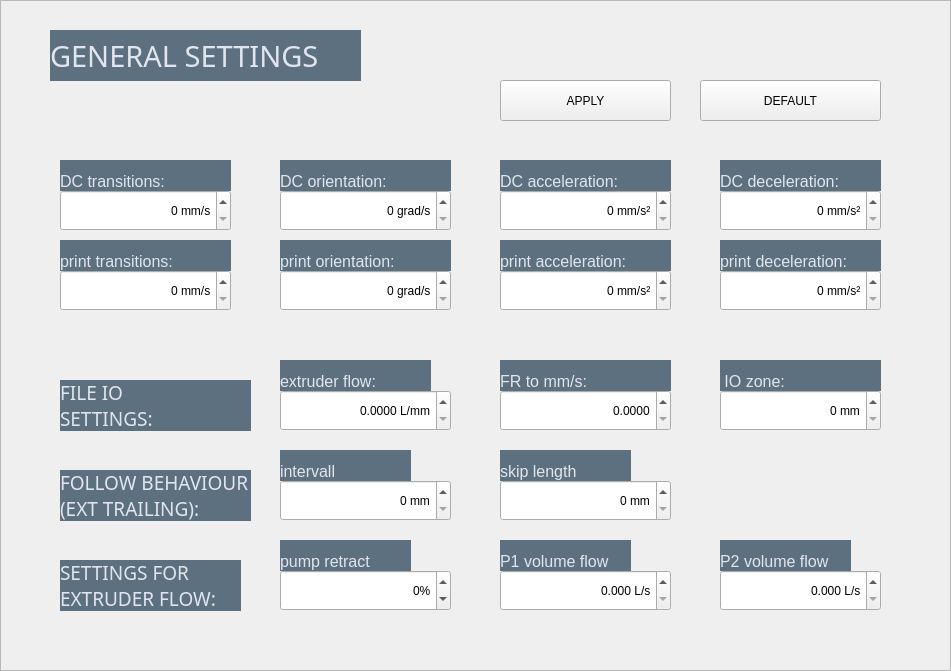
     <widget class="QFrame" name="SET_frame">
      <property name="geometry">
       <rect>
        <x>940</x>
        <y>20</y>
        <width>951</width>
        <height>671</height>
       </rect>
      </property>
      <property name="styleSheet">
       <string notr="true"/>
      </property>
      <property name="frameShape">
       <enum>QFrame::StyledPanel</enum>
      </property>
      <property name="frameShadow">
       <enum>QFrame::Raised</enum>
      </property>
      <widget class="QLabel" name="SET_0_frameLabel">
       <property name="geometry">
        <rect>
         <x>50</x>
         <y>30</y>
         <width>311</width>
         <height>51</height>
        </rect>
       </property>
       <property name="font">
        <font>
         <family>Bahnschrift</family>
         <pointsize>22</pointsize>
        </font>
       </property>
       <property name="styleSheet">
        <string notr="true">border: 0px;
font-size: 22pt;
padding: 0px;
background-color: #5D707F;
color: #E1E5EE;</string>
       </property>
       <property name="text">
        <string>GENERAL SETTINGS</string>
       </property>
       <property name="alignment">
        <set>Qt::AlignLeading|Qt::AlignLeft|Qt::AlignVCenter</set>
       </property>
      </widget>
      <widget class="QSpinBox" name="SET_num_accelRamp_dc">
       <property name="geometry">
        <rect>
         <x>500</x>
         <y>190</y>
         <width>171</width>
         <height>41</height>
        </rect>
       </property>
       <property name="styleSheet">
        <string notr="true"/>
       </property>
       <property name="alignment">
        <set>Qt::AlignRight|Qt::AlignTrailing|Qt::AlignVCenter</set>
       </property>
       <property name="suffix">
        <string> mm/s²</string>
       </property>
       <property name="minimum">
        <number>0</number>
       </property>
       <property name="maximum">
        <number>2000</number>
       </property>
       <property name="singleStep">
        <number>5</number>
       </property>
       <property name="value">
        <number>0</number>
       </property>
       <property name="displayIntegerBase">
        <number>10</number>
       </property>
      </widget>
      <widget class="QLabel" name="SET_lbl_accelRamp_dc">
       <property name="geometry">
        <rect>
         <x>500</x>
         <y>160</y>
         <width>171</width>
         <height>31</height>
        </rect>
       </property>
       <property name="styleSheet">
        <string notr="true">border: 0px;
font-size: 12pt;
background-color: #5d707f;
color: #E1E5EE;</string>
       </property>
       <property name="text">
        <string>DC acceleration:</string>
       </property>
       <property name="alignment">
        <set>Qt::AlignBottom|Qt::AlignLeading|Qt::AlignLeft</set>
       </property>
       <property name="buddy">
        <cstring>SET_num_accelRamp_dc</cstring>
       </property>
      </widget>
      <widget class="QLabel" name="SET_lbl_volPerE">
       <property name="geometry">
        <rect>
         <x>280</x>
         <y>360</y>
         <width>151</width>
         <height>31</height>
        </rect>
       </property>
       <property name="styleSheet">
        <string notr="true">border: 0px;
font-size: 12pt;
background-color: #5d707f;
color: #E1E5EE;</string>
       </property>
       <property name="text">
        <string>extruder flow:</string>
       </property>
       <property name="alignment">
        <set>Qt::AlignBottom|Qt::AlignLeading|Qt::AlignLeft</set>
       </property>
      </widget>
      <widget class="QLabel" name="SET_lbl_accelRamp_print">
       <property name="geometry">
        <rect>
         <x>500</x>
         <y>240</y>
         <width>171</width>
         <height>31</height>
        </rect>
       </property>
       <property name="styleSheet">
        <string notr="true">border: 0px;
font-size: 12pt;
background-color: #5d707f;
color: #E1E5EE;</string>
       </property>
       <property name="text">
        <string>print acceleration:</string>
       </property>
       <property name="alignment">
        <set>Qt::AlignBottom|Qt::AlignLeading|Qt::AlignLeft</set>
       </property>
       <property name="buddy">
        <cstring>SET_num_accelRamp_print</cstring>
       </property>
      </widget>
      <widget class="QLabel" name="SET_lbl_transSpeed_print">
       <property name="geometry">
        <rect>
         <x>60</x>
         <y>240</y>
         <width>171</width>
         <height>31</height>
        </rect>
       </property>
       <property name="styleSheet">
        <string notr="true">border: 0px;
font-size: 12pt;
background-color: #5d707f;
color: #E1E5EE;</string>
       </property>
       <property name="text">
        <string>print transitions:</string>
       </property>
       <property name="alignment">
        <set>Qt::AlignBottom|Qt::AlignLeading|Qt::AlignLeft</set>
       </property>
       <property name="buddy">
        <cstring>SET_num_transSpeed_print</cstring>
       </property>
      </widget>
      <widget class="QLabel" name="SET_lbl_frToMms">
       <property name="geometry">
        <rect>
         <x>500</x>
         <y>360</y>
         <width>171</width>
         <height>31</height>
        </rect>
       </property>
       <property name="styleSheet">
        <string notr="true">border: 0px;
font-size: 12pt;
background-color: #5d707f;
color: #E1E5EE;</string>
       </property>
       <property name="text">
        <string>FR to mm/s:</string>
       </property>
       <property name="alignment">
        <set>Qt::AlignBottom|Qt::AlignLeading|Qt::AlignLeft</set>
       </property>
      </widget>
      <widget class="QSpinBox" name="SET_num_orientSpeed_print">
       <property name="geometry">
        <rect>
         <x>280</x>
         <y>270</y>
         <width>171</width>
         <height>41</height>
        </rect>
       </property>
       <property name="styleSheet">
        <string notr="true"/>
       </property>
       <property name="alignment">
        <set>Qt::AlignRight|Qt::AlignTrailing|Qt::AlignVCenter</set>
       </property>
       <property name="suffix">
        <string> grad/s</string>
       </property>
       <property name="minimum">
        <number>0</number>
       </property>
       <property name="maximum">
        <number>3000</number>
       </property>
       <property name="singleStep">
        <number>5</number>
       </property>
       <property name="value">
        <number>0</number>
       </property>
       <property name="displayIntegerBase">
        <number>10</number>
       </property>
      </widget>
      <widget class="QLabel" name="SET_lbl_zone">
       <property name="geometry">
        <rect>
         <x>720</x>
         <y>360</y>
         <width>161</width>
         <height>31</height>
        </rect>
       </property>
       <property name="styleSheet">
        <string notr="true">border: 0px;
font-size: 12pt;
background-color: #5d707f;
color: #E1E5EE;</string>
       </property>
       <property name="text">
        <string> IO zone:</string>
       </property>
       <property name="alignment">
        <set>Qt::AlignBottom|Qt::AlignLeading|Qt::AlignLeft</set>
       </property>
       <property name="buddy">
        <cstring>SET_num_zone</cstring>
       </property>
      </widget>
      <widget class="QSpinBox" name="SET_num_transSpeed_dc">
       <property name="geometry">
        <rect>
         <x>60</x>
         <y>190</y>
         <width>171</width>
         <height>41</height>
        </rect>
       </property>
       <property name="styleSheet">
        <string notr="true"/>
       </property>
       <property name="alignment">
        <set>Qt::AlignRight|Qt::AlignTrailing|Qt::AlignVCenter</set>
       </property>
       <property name="suffix">
        <string> mm/s</string>
       </property>
       <property name="minimum">
        <number>0</number>
       </property>
       <property name="maximum">
        <number>2000</number>
       </property>
       <property name="singleStep">
        <number>5</number>
       </property>
       <property name="value">
        <number>0</number>
       </property>
       <property name="displayIntegerBase">
        <number>10</number>
       </property>
      </widget>
      <widget class="QSpinBox" name="SET_num_transSpeed_print">
       <property name="geometry">
        <rect>
         <x>60</x>
         <y>270</y>
         <width>171</width>
         <height>41</height>
        </rect>
       </property>
       <property name="styleSheet">
        <string notr="true"/>
       </property>
       <property name="alignment">
        <set>Qt::AlignRight|Qt::AlignTrailing|Qt::AlignVCenter</set>
       </property>
       <property name="suffix">
        <string> mm/s</string>
       </property>
       <property name="minimum">
        <number>0</number>
       </property>
       <property name="maximum">
        <number>3000</number>
       </property>
       <property name="singleStep">
        <number>5</number>
       </property>
       <property name="value">
        <number>0</number>
       </property>
       <property name="displayIntegerBase">
        <number>10</number>
       </property>
      </widget>
      <widget class="QLabel" name="SET_lbl_orientSpeed_dc">
       <property name="geometry">
        <rect>
         <x>280</x>
         <y>160</y>
         <width>171</width>
         <height>31</height>
        </rect>
       </property>
       <property name="styleSheet">
        <string notr="true">border: 0px;
font-size: 12pt;
background-color: #5d707f;
color: #E1E5EE;</string>
       </property>
       <property name="text">
        <string>DC orientation:</string>
       </property>
       <property name="alignment">
        <set>Qt::AlignBottom|Qt::AlignLeading|Qt::AlignLeft</set>
       </property>
       <property name="buddy">
        <cstring>SET_num_orientSpeed_dc</cstring>
       </property>
      </widget>
      <widget class="QSpinBox" name="SET_num_zone">
       <property name="geometry">
        <rect>
         <x>720</x>
         <y>390</y>
         <width>161</width>
         <height>41</height>
        </rect>
       </property>
       <property name="styleSheet">
        <string notr="true"/>
       </property>
       <property name="alignment">
        <set>Qt::AlignRight|Qt::AlignTrailing|Qt::AlignVCenter</set>
       </property>
       <property name="suffix">
        <string> mm</string>
       </property>
       <property name="minimum">
        <number>0</number>
       </property>
       <property name="maximum">
        <number>99999</number>
       </property>
       <property name="value">
        <number>0</number>
       </property>
       <property name="displayIntegerBase">
        <number>10</number>
       </property>
      </widget>
      <widget class="QLabel" name="SET_lbl_decelRamp_print">
       <property name="geometry">
        <rect>
         <x>720</x>
         <y>240</y>
         <width>161</width>
         <height>31</height>
        </rect>
       </property>
       <property name="styleSheet">
        <string notr="true">border: 0px;
font-size: 12pt;
background-color: #5d707f;
color: #E1E5EE;</string>
       </property>
       <property name="text">
        <string>print deceleration:</string>
       </property>
       <property name="alignment">
        <set>Qt::AlignBottom|Qt::AlignLeading|Qt::AlignLeft</set>
       </property>
       <property name="buddy">
        <cstring>SET_num_decelRamp_print</cstring>
       </property>
      </widget>
      <widget class="QLabel" name="SET_lbl_orientSpeed_print">
       <property name="geometry">
        <rect>
         <x>280</x>
         <y>240</y>
         <width>171</width>
         <height>31</height>
        </rect>
       </property>
       <property name="styleSheet">
        <string notr="true">border: 0px;
font-size: 12pt;
background-color: #5d707f;
color: #E1E5EE;</string>
       </property>
       <property name="text">
        <string>print orientation:</string>
       </property>
       <property name="alignment">
        <set>Qt::AlignBottom|Qt::AlignLeading|Qt::AlignLeft</set>
       </property>
       <property name="buddy">
        <cstring>SET_num_orientSpeed_print</cstring>
       </property>
      </widget>
      <widget class="QSpinBox" name="SET_num_accelRamp_print">
       <property name="geometry">
        <rect>
         <x>500</x>
         <y>270</y>
         <width>171</width>
         <height>41</height>
        </rect>
       </property>
       <property name="styleSheet">
        <string notr="true"/>
       </property>
       <property name="alignment">
        <set>Qt::AlignRight|Qt::AlignTrailing|Qt::AlignVCenter</set>
       </property>
       <property name="suffix">
        <string> mm/s²</string>
       </property>
       <property name="minimum">
        <number>0</number>
       </property>
       <property name="maximum">
        <number>3000</number>
       </property>
       <property name="singleStep">
        <number>5</number>
       </property>
       <property name="value">
        <number>0</number>
       </property>
       <property name="displayIntegerBase">
        <number>10</number>
       </property>
      </widget>
      <widget class="QLabel" name="SET_lbl_transSpeed_dc">
       <property name="geometry">
        <rect>
         <x>60</x>
         <y>160</y>
         <width>171</width>
         <height>31</height>
        </rect>
       </property>
       <property name="styleSheet">
        <string notr="true">border: 0px;
font-size: 12pt;
background-color: #5d707f;
color: #E1E5EE;</string>
       </property>
       <property name="text">
        <string>DC transitions:</string>
       </property>
       <property name="alignment">
        <set>Qt::AlignBottom|Qt::AlignLeading|Qt::AlignLeft</set>
       </property>
       <property name="buddy">
        <cstring>SET_num_transSpeed_dc</cstring>
       </property>
      </widget>
      <widget class="QSpinBox" name="SET_num_decelRamp_print">
       <property name="geometry">
        <rect>
         <x>720</x>
         <y>270</y>
         <width>161</width>
         <height>41</height>
        </rect>
       </property>
       <property name="styleSheet">
        <string notr="true"/>
       </property>
       <property name="alignment">
        <set>Qt::AlignRight|Qt::AlignTrailing|Qt::AlignVCenter</set>
       </property>
       <property name="suffix">
        <string> mm/s²</string>
       </property>
       <property name="minimum">
        <number>0</number>
       </property>
       <property name="maximum">
        <number>3000</number>
       </property>
       <property name="singleStep">
        <number>5</number>
       </property>
       <property name="value">
        <number>0</number>
       </property>
       <property name="displayIntegerBase">
        <number>10</number>
       </property>
      </widget>
      <widget class="QSpinBox" name="SET_num_decelRamp_dc">
       <property name="geometry">
        <rect>
         <x>720</x>
         <y>190</y>
         <width>161</width>
         <height>41</height>
        </rect>
       </property>
       <property name="styleSheet">
        <string notr="true"/>
       </property>
       <property name="alignment">
        <set>Qt::AlignRight|Qt::AlignTrailing|Qt::AlignVCenter</set>
       </property>
       <property name="suffix">
        <string> mm/s²</string>
       </property>
       <property name="minimum">
        <number>0</number>
       </property>
       <property name="maximum">
        <number>2000</number>
       </property>
       <property name="singleStep">
        <number>5</number>
       </property>
       <property name="value">
        <number>0</number>
       </property>
       <property name="displayIntegerBase">
        <number>10</number>
       </property>
      </widget>
      <widget class="QLabel" name="SET_lbl_decelRamp_dc">
       <property name="geometry">
        <rect>
         <x>720</x>
         <y>160</y>
         <width>161</width>
         <height>31</height>
        </rect>
       </property>
       <property name="styleSheet">
        <string notr="true">border: 0px;
font-size: 12pt;
background-color: #5d707f;
color: #E1E5EE;</string>
       </property>
       <property name="text">
        <string>DC deceleration:</string>
       </property>
       <property name="alignment">
        <set>Qt::AlignBottom|Qt::AlignLeading|Qt::AlignLeft</set>
       </property>
       <property name="buddy">
        <cstring>SET_num_decelRamp_dc</cstring>
       </property>
      </widget>
      <widget class="QSpinBox" name="SET_num_orientSpeed_dc">
       <property name="geometry">
        <rect>
         <x>280</x>
         <y>190</y>
         <width>171</width>
         <height>41</height>
        </rect>
       </property>
       <property name="styleSheet">
        <string notr="true"/>
       </property>
       <property name="alignment">
        <set>Qt::AlignRight|Qt::AlignTrailing|Qt::AlignVCenter</set>
       </property>
       <property name="suffix">
        <string> grad/s</string>
       </property>
       <property name="minimum">
        <number>0</number>
       </property>
       <property name="maximum">
        <number>2000</number>
       </property>
       <property name="singleStep">
        <number>5</number>
       </property>
       <property name="value">
        <number>0</number>
       </property>
       <property name="displayIntegerBase">
        <number>10</number>
       </property>
      </widget>
      <widget class="QPushButton" name="SET_btt_apply">
       <property name="geometry">
        <rect>
         <x>500</x>
         <y>80</y>
         <width>171</width>
         <height>41</height>
        </rect>
       </property>
       <property name="text">
        <string>APPLY</string>
       </property>
      </widget>
      <widget class="QPushButton" name="SET_btt_default">
       <property name="geometry">
        <rect>
         <x>700</x>
         <y>80</y>
         <width>181</width>
         <height>41</height>
        </rect>
       </property>
       <property name="text">
        <string>DEFAULT</string>
       </property>
      </widget>
      <widget class="QDoubleSpinBox" name="SET_float_frToMms">
       <property name="geometry">
        <rect>
         <x>500</x>
         <y>390</y>
         <width>171</width>
         <height>41</height>
        </rect>
       </property>
       <property name="alignment">
        <set>Qt::AlignRight|Qt::AlignTrailing|Qt::AlignVCenter</set>
       </property>
       <property name="suffix">
        <string/>
       </property>
       <property name="decimals">
        <number>4</number>
       </property>
       <property name="maximum">
        <double>40.000000000000000</double>
       </property>
       <property name="singleStep">
        <double>0.010000000000000</double>
       </property>
      </widget>
      <widget class="QDoubleSpinBox" name="SET_float_volPerMM">
       <property name="geometry">
        <rect>
         <x>280</x>
         <y>390</y>
         <width>171</width>
         <height>41</height>
        </rect>
       </property>
       <property name="alignment">
        <set>Qt::AlignRight|Qt::AlignTrailing|Qt::AlignVCenter</set>
       </property>
       <property name="suffix">
        <string> L/mm</string>
       </property>
       <property name="decimals">
        <number>4</number>
       </property>
       <property name="maximum">
        <double>20.000000000000000</double>
       </property>
       <property name="singleStep">
        <double>0.010000000000000</double>
       </property>
      </widget>
      <widget class="QDoubleSpinBox" name="SET_float_p1Flow">
       <property name="geometry">
        <rect>
         <x>500</x>
         <y>570</y>
         <width>171</width>
         <height>41</height>
        </rect>
       </property>
       <property name="alignment">
        <set>Qt::AlignRight|Qt::AlignTrailing|Qt::AlignVCenter</set>
       </property>
       <property name="suffix">
        <string> L/s</string>
       </property>
       <property name="decimals">
        <number>3</number>
       </property>
       <property name="maximum">
        <double>999.000000000000000</double>
       </property>
       <property name="singleStep">
        <double>0.100000000000000</double>
       </property>
      </widget>
      <widget class="QLabel" name="SET_0_noticeFollow">
       <property name="geometry">
        <rect>
         <x>60</x>
         <y>470</y>
         <width>191</width>
         <height>51</height>
        </rect>
       </property>
       <property name="font">
        <font>
         <family>Bahnschrift</family>
         <pointsize>14</pointsize>
        </font>
       </property>
       <property name="styleSheet">
        <string notr="true">border: 0px;
font-size: 14pt;
padding: 0px;
background-color: #5D707F;
color: #E1E5EE;</string>
       </property>
       <property name="text">
        <string>FOLLOW BEHAVIOUR
(EXT TRAILING):</string>
       </property>
       <property name="alignment">
        <set>Qt::AlignLeading|Qt::AlignLeft|Qt::AlignVCenter</set>
       </property>
      </widget>
      <widget class="QSpinBox" name="SET_num_followInterv">
       <property name="geometry">
        <rect>
         <x>280</x>
         <y>480</y>
         <width>171</width>
         <height>41</height>
        </rect>
       </property>
       <property name="styleSheet">
        <string notr="true"/>
       </property>
       <property name="alignment">
        <set>Qt::AlignRight|Qt::AlignTrailing|Qt::AlignVCenter</set>
       </property>
       <property name="suffix">
        <string> mm</string>
       </property>
       <property name="minimum">
        <number>0</number>
       </property>
       <property name="maximum">
        <number>99999</number>
       </property>
       <property name="singleStep">
        <number>10</number>
       </property>
       <property name="value">
        <number>0</number>
       </property>
       <property name="displayIntegerBase">
        <number>10</number>
       </property>
      </widget>
      <widget class="QDoubleSpinBox" name="SET_float_p2Flow">
       <property name="geometry">
        <rect>
         <x>720</x>
         <y>570</y>
         <width>161</width>
         <height>41</height>
        </rect>
       </property>
       <property name="alignment">
        <set>Qt::AlignRight|Qt::AlignTrailing|Qt::AlignVCenter</set>
       </property>
       <property name="suffix">
        <string> L/s</string>
       </property>
       <property name="decimals">
        <number>3</number>
       </property>
       <property name="maximum">
        <double>999.000000000000000</double>
       </property>
       <property name="singleStep">
        <double>0.100000000000000</double>
       </property>
      </widget>
      <widget class="QSpinBox" name="SET_num_followSkip">
       <property name="geometry">
        <rect>
         <x>500</x>
         <y>480</y>
         <width>171</width>
         <height>41</height>
        </rect>
       </property>
       <property name="styleSheet">
        <string notr="true"/>
       </property>
       <property name="alignment">
        <set>Qt::AlignRight|Qt::AlignTrailing|Qt::AlignVCenter</set>
       </property>
       <property name="suffix">
        <string> mm</string>
       </property>
       <property name="minimum">
        <number>0</number>
       </property>
       <property name="maximum">
        <number>99999</number>
       </property>
       <property name="singleStep">
        <number>10</number>
       </property>
       <property name="value">
        <number>0</number>
       </property>
       <property name="displayIntegerBase">
        <number>10</number>
       </property>
      </widget>
      <widget class="QLabel" name="SET_lbl_followSkip">
       <property name="geometry">
        <rect>
         <x>500</x>
         <y>450</y>
         <width>131</width>
         <height>31</height>
        </rect>
       </property>
       <property name="styleSheet">
        <string notr="true">border: 0px;
font-size: 12pt;
background-color: #5d707f;
color: #E1E5EE;</string>
       </property>
       <property name="text">
        <string>skip length</string>
       </property>
       <property name="alignment">
        <set>Qt::AlignBottom|Qt::AlignLeading|Qt::AlignLeft</set>
       </property>
       <property name="buddy">
        <cstring>SET_num_zone</cstring>
       </property>
      </widget>
      <widget class="QLabel" name="SET_lbl_followInterv">
       <property name="geometry">
        <rect>
         <x>280</x>
         <y>450</y>
         <width>131</width>
         <height>31</height>
        </rect>
       </property>
       <property name="styleSheet">
        <string notr="true">border: 0px;
font-size: 12pt;
background-color: #5d707f;
color: #E1E5EE;</string>
       </property>
       <property name="text">
        <string>intervall</string>
       </property>
       <property name="alignment">
        <set>Qt::AlignBottom|Qt::AlignLeading|Qt::AlignLeft</set>
       </property>
       <property name="buddy">
        <cstring>SET_num_zone</cstring>
       </property>
      </widget>
      <widget class="QLabel" name="SET_lbl_p1Flow">
       <property name="geometry">
        <rect>
         <x>500</x>
         <y>540</y>
         <width>131</width>
         <height>31</height>
        </rect>
       </property>
       <property name="styleSheet">
        <string notr="true">border: 0px;
font-size: 12pt;
background-color: #5d707f;
color: #E1E5EE;</string>
       </property>
       <property name="text">
        <string>P1 volume flow</string>
       </property>
       <property name="alignment">
        <set>Qt::AlignBottom|Qt::AlignLeading|Qt::AlignLeft</set>
       </property>
      </widget>
      <widget class="QLabel" name="SET_lbl_retractSpeed">
       <property name="geometry">
        <rect>
         <x>280</x>
         <y>540</y>
         <width>131</width>
         <height>31</height>
        </rect>
       </property>
       <property name="styleSheet">
        <string notr="true">border: 0px;
font-size: 12pt;
background-color: #5d707f;
color: #E1E5EE;</string>
       </property>
       <property name="text">
        <string>pump retract</string>
       </property>
       <property name="alignment">
        <set>Qt::AlignBottom|Qt::AlignLeading|Qt::AlignLeft</set>
       </property>
       <property name="buddy">
        <cstring>SET_num_zone</cstring>
       </property>
      </widget>
      <widget class="QSpinBox" name="SET_num_retractSpeed">
       <property name="geometry">
        <rect>
         <x>280</x>
         <y>570</y>
         <width>171</width>
         <height>41</height>
        </rect>
       </property>
       <property name="styleSheet">
        <string notr="true"/>
       </property>
       <property name="alignment">
        <set>Qt::AlignRight|Qt::AlignTrailing|Qt::AlignVCenter</set>
       </property>
       <property name="suffix">
        <string>%</string>
       </property>
       <property name="minimum">
        <number>-100</number>
       </property>
       <property name="maximum">
        <number>100</number>
       </property>
       <property name="singleStep">
        <number>1</number>
       </property>
       <property name="value">
        <number>0</number>
       </property>
       <property name="displayIntegerBase">
        <number>10</number>
       </property>
      </widget>
      <widget class="QLabel" name="SET_0_noticeEFlow">
       <property name="geometry">
        <rect>
         <x>60</x>
         <y>560</y>
         <width>181</width>
         <height>51</height>
        </rect>
       </property>
       <property name="font">
        <font>
         <family>Bahnschrift</family>
         <pointsize>14</pointsize>
        </font>
       </property>
       <property name="styleSheet">
        <string notr="true">border: 0px;
font-size: 14pt;
padding: 0px;
background-color: #5D707F;
color: #E1E5EE;</string>
       </property>
       <property name="text">
        <string>SETTINGS FOR
EXTRUDER FLOW:</string>
       </property>
       <property name="alignment">
        <set>Qt::AlignLeading|Qt::AlignLeft|Qt::AlignVCenter</set>
       </property>
      </widget>
      <widget class="QLabel" name="SET_lbl_p2Flow">
       <property name="geometry">
        <rect>
         <x>720</x>
         <y>540</y>
         <width>131</width>
         <height>31</height>
        </rect>
       </property>
       <property name="styleSheet">
        <string notr="true">border: 0px;
font-size: 12pt;
background-color: #5d707f;
color: #E1E5EE;</string>
       </property>
       <property name="text">
        <string>P2 volume flow</string>
       </property>
       <property name="alignment">
        <set>Qt::AlignBottom|Qt::AlignLeading|Qt::AlignLeft</set>
       </property>
      </widget>
      <widget class="QLabel" name="SET_0_noticeFileIO">
       <property name="geometry">
        <rect>
         <x>60</x>
         <y>380</y>
         <width>191</width>
         <height>51</height>
        </rect>
       </property>
       <property name="font">
        <font>
         <family>Bahnschrift</family>
         <pointsize>14</pointsize>
        </font>
       </property>
       <property name="styleSheet">
        <string notr="true">border: 0px;
font-size: 14pt;
padding: 0px;
background-color: #5D707F;
color: #E1E5EE;</string>
       </property>
       <property name="text">
        <string>FILE IO
SETTINGS:</string>
       </property>
       <property name="alignment">
        <set>Qt::AlignLeading|Qt::AlignLeft|Qt::AlignVCenter</set>
       </property>
      </widget>
      <zorder>SET_lbl_p1Flow</zorder>
      <zorder>SET_lbl_p2Flow</zorder>
      <zorder>SET_lbl_followSkip</zorder>
      <zorder>SET_lbl_followInterv</zorder>
      <zorder>SET_lbl_orientSpeed_print</zorder>
      <zorder>SET_lbl_decelRamp_dc</zorder>
      <zorder>SET_lbl_accelRamp_dc</zorder>
      <zorder>SET_lbl_transSpeed_dc</zorder>
      <zorder>SET_0_frameLabel</zorder>
      <zorder>SET_num_accelRamp_dc</zorder>
      <zorder>SET_lbl_volPerE</zorder>
      <zorder>SET_lbl_accelRamp_print</zorder>
      <zorder>SET_lbl_transSpeed_print</zorder>
      <zorder>SET_lbl_frToMms</zorder>
      <zorder>SET_num_orientSpeed_print</zorder>
      <zorder>SET_lbl_zone</zorder>
      <zorder>SET_num_transSpeed_dc</zorder>
      <zorder>SET_num_transSpeed_print</zorder>
      <zorder>SET_lbl_orientSpeed_dc</zorder>
      <zorder>SET_num_zone</zorder>
      <zorder>SET_lbl_decelRamp_print</zorder>
      <zorder>SET_num_accelRamp_print</zorder>
      <zorder>SET_num_decelRamp_print</zorder>
      <zorder>SET_num_decelRamp_dc</zorder>
      <zorder>SET_num_orientSpeed_dc</zorder>
      <zorder>SET_btt_apply</zorder>
      <zorder>SET_btt_default</zorder>
      <zorder>SET_float_frToMms</zorder>
      <zorder>SET_float_volPerMM</zorder>
      <zorder>SET_float_p1Flow</zorder>
      <zorder>SET_0_noticeFollow</zorder>
      <zorder>SET_num_followInterv</zorder>
      <zorder>SET_float_p2Flow</zorder>
      <zorder>SET_num_followSkip</zorder>
      <zorder>SET_lbl_retractSpeed</zorder>
      <zorder>SET_num_retractSpeed</zorder>
      <zorder>SET_0_noticeEFlow</zorder>
      <zorder>SET_0_noticeFileIO</zorder>
     </widget>
